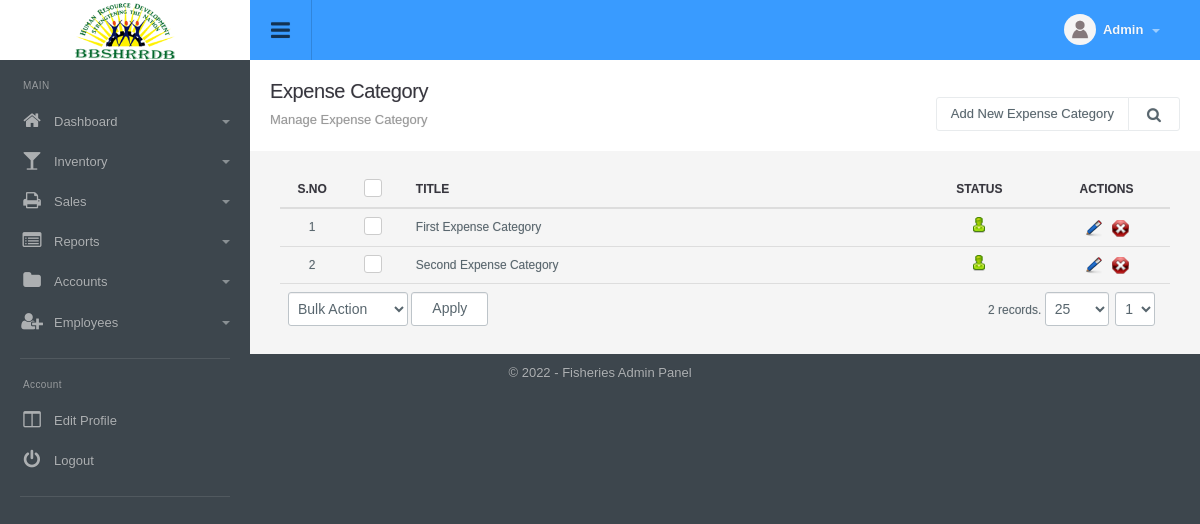
Page /expense_category_manage.php (signed in) on the committed database.
### tables this page shows
CREATE TABLE `config_variable` (
  `id` int(11) NOT NULL,
  `config_type_id` int(11) NOT NULL,
  `title` varchar(512) NOT NULL,
  `notes` varchar(512) NOT NULL,
  `type` varchar(200) NOT NULL,
  `default_values` text NOT NULL,
  `key` varchar(200) NOT NULL,
  `value` text NOT NULL,
  `sortorder` int(11) NOT NULL
);

CREATE TABLE `menu` (
  `id` int(11) NOT NULL,
  `title` varchar(100) NOT NULL,
  `url` varchar(100) NOT NULL,
  `parent_id` int(11) NOT NULL,
  `depth` int(1) NOT NULL,
  `sortorder` int(11) NOT NULL,
  `icon` varchar(200) NOT NULL,
  `small_icon` varchar(200) NOT NULL
);

CREATE TABLE `expense_category` (
  `id` int(11) NOT NULL,
  `title` varchar(50) NOT NULL,
  `status` int(11) NOT NULL DEFAULT '1',
  `ts` timestamp NOT NULL DEFAULT CURRENT_TIMESTAMP ON UPDATE CURRENT_TIMESTAMP
);

### include/utility.php (called while the page is built, shortened)
<?php
function get_config($var){
	global $dblink;
	$sql="select value from config_variable where `key`='".slash($var)."'";
	$resConfig=doquery($sql,$dblink);
	if(numrows($resConfig)>0){
		while($rowConfig=dofetch($resConfig))
			return unslash($rowConfig["value"]);
	}
}
$site_title=get_config("site_title");
$file_upload_root="./uploads/";
function slash($str){
	if(!is_array($str))
		return utf8_encode(addslashes($str));
	else{
		for($i=0; $i<count($str); $i++)
			$str[$i]=slash($str[$i]);
		return $str;
	}
}
function unslash($str){
	return stripslashes(utf8_decode($str));
	}

### include/db.php (called while the page is built, shortened)
<?php
function doquery($qr,$lnk){
	@$res=mysqli_query($lnk,$qr) or die($qr." - ".mysqli_error($lnk));
	return $res;
}
function dofetch($rs){
	@$rec=mysqli_fetch_array($rs);
	return $rec;
}
function numrows($rs){
	return mysqli_num_rows($rs);
}

### modules/expense_category/list.php (the view, shortened to what this page needs)
<?php
$extra='';
?>
<div class="page-header">
	<h1 class="title">Expense Category</h1>
  	<ol class="breadcrumb">
    	<li class="active">Manage Expense Category</li>
  	</ol>
  	<div class="right">
    	<div class="btn-group" role="group" aria-label="...">
        	<a href="expense_category_manage.php?tab=add" class="btn btn-light editproject">Add New Expense Category</a>
            <a id="topstats" class="btn btn-light" href="#"><i class="fa fa-search"></i></a>
    	</div>
    </div>
</div>
<div class="panel-body table-responsive">
	<table class="table table-hover list">
    	<thead>
            <tr>
                <th class="text-center" width="5%">S.No</th>
                <th class="text-center" width="5%"><div class="checkbox checkbox-primary">
                    <label for="select_all"></label></div></th>
                <th width="40%">Title</th>
                <th width="10%" class="text-center">Status</th>
                <th width="10%" class="text-center">Actions</th>
            </tr>
        </thead>
        <tbody>
            <?php
            $sql="select * from expense_category where 1 $extra";
            $rs=show_page($rows, $pageNum, $sql);
            if(numrows($rs)>0){
                $sn=1;
                while($r=dofetch($rs)){
                    ?>
                    <tr>
                        <td class="text-center"><?php echo $sn;?></td>
                        <td class="text-center"><div class="checkbox margin-t-0 checkbox-primary">
                            <label for="<?php echo "rec_".$sn?>"></label></div>
                        </td>
                        <td><?php echo unslash($r["title"]); ?></td>
                        <td class="text-center">
                            <a href="expense_category_manage.php?id=<?php echo $r['id'];?>&tab=status&s=<?php echo ($r["status"]==0)?1:0;?>">
                                <?php
                                if($r["status"]==0){
                                    ?>
                                    <img src="images/offstatus.png" alt="Off" title="Set Status On">
                                    <?php
                                }
                                else{
                                    ?>
                                    <img src="images/onstatus.png" alt="On" title="Set Status Off">
                                    <?php
                                }
                                ?>
                            </a>
                        </td>
                        <td class="text-center">
                            	<a href="expense_category_manage.php?tab=edit&id=<?php echo $r['id'];?>"><img title="Edit Record" alt="Edit" src="images/edit.png"></a>&nbsp;&nbsp;
                            	<a onclick="return confirm('Are you sure you want to delete')" href="expense_category_manage.php?id=<?php echo $r['id'];?>&amp;tab=delete"><img title="Delete Record" alt="Delete" src="images/delete.png"></a>
                        </td>
                    </tr>
                    <?php
                    $sn++;
                }
                ?>
                <tr>
                    <td colspan="3" class="actions">
                        <select name="bulk_action" class="" id="bulk_action" title="Choose Action">
                            <option value="null">Bulk Action</option>
                        </select>
                        <input type="button" name="apply" value="Apply" id="apply_bulk_action" class="btn btn-light" title="Apply Action"  />
                    </td>
                    <td colspan="2" class="paging" title="Paging" align="right"><?php echo pages_list($rows, "expense_category", $sql, $pageNum)?></td>
                </tr>
                <?php
            }
            else{
                ?>
                <tr>
                    <td colspan="5"  class="no-record">No Result Found</td>
                </tr>
                <?php
            }
            ?>
        </tbody>
     </table>
</div>

### include/header.php (shortened to what this page needs)
<!DOCTYPE html PUBLIC "-//W3C//DTD XHTML 1.0 Transitional//EN" "http://www.w3.org/TR/xhtml1/DTD/xhtml1-transitional.dtd">
<html xmlns="http://www.w3.org/1999/xhtml">
<head>
<link type="text/css" rel="stylesheet" href="css/font-awesome.min.css" />
<link type="text/css" rel="stylesheet" href="css/font-awesome.css" />
<link type="text/css" rel="stylesheet"  href="css/bootstrap.css" />
<link rel="stylesheet" href="css/bootstrap-datetimepicker.min.css" />
<link type="text/css" rel="stylesheet"  href="css/awesome-bootstrap-checkbox.css" />
<link href="css/general.css" type="text/css" rel="stylesheet" />
<link type="text/css" rel="stylesheet"  href="css/style.css" />
</head>
<body>
	<div id="wrapper" class="round_corners">
    	<div id="top" class="clearfix">
            <div class="applogo">
                <a href="index.php" class="logo"><?php $admin_logo=get_config("admin_logo"); if(empty($admin_logo)) echo $site_title; else { ?><img src="<?php echo $file_upload_root;?>config/<?php echo $admin_logo?>" /><?php }?></a>
            </div>
            <a class="sidebar-open-button" href="#"><i class="fa fa-bars"></i></a>
            <ul class="top-right">
            	<li class="dropdown link">
                	<a class="dropdown-toggle profilebox" data-toggle="dropdown" href="#">
                    	<img alt="img" src="images/profileimg-default.png">
                        <b><?php echo ucfirst((isset($_SESSION["logged_in_admin"]) && $_SESSION["logged_in_admin"]!="")?$_SESSION["logged_in_admin"]["name"]:"Guest");?></b>
                        <span class="caret"></span>
                    </a>
                </li>
           </ul>
        </div>
        <div class="sidebar clearfix">
       		<ul class="sidebar-panel nav">
  				<li class="sidetitle">MAIN</li>
				<?php
					$parents=doquery("select * from menu where parent_id=0 order by sortorder",$dblink);
					if(numrows($parents)>0){
						while($parent=dofetch($parents)){
						?>
						<li>
                        	<a href="<?php echo unslash($parent["url"])?>"><span class="icon color5"><i class="fa fa-<?php echo unslash($parent["small_icon"])?>"></i></span><?php echo unslash($parent["title"])?>
							<?php
								$submenus=doquery("select * from menu where parent_id='".$parent["id"]."' order by sortorder",$dblink);
								if(numrows($submenus)>0){
									?>
                                <span class="caret"></span></a>
                                <?php
                            }
							else{
								echo "</a>";
							}
							?>
						</li>
						<?php
					}
				}
				?>
         	</ul>
            <ul class="sidebar-panel nav">
                <li class="sidetitle">Account</li>
                <li><a href="admin_manage.php?tab=edit&id=<?php echo $_SESSION["logged_in_admin"]["id"]?>"><span class="icon color15"><i class="fa fa-columns"></i></span>Edit Profile</a></li>
                <li><a href="logout.php"><span class="icon color12"><i class="fa falist fa-power-off"></i></span>Logout</a></li>
            </ul>
	    </div>
		<div class="content">

### include/footer.php (shortened to what this page needs)
<div id="footer" class="bottom_round_corners">
	<div id="footer_content">
    	<address>&copy; <?php echo date("Y");?> - <?php echo $site_title; ?> Admin Panel</address>
    </div>
</div>
<link href="js/fancybox/jquery.fancybox.css" rel="stylesheet" type="text/css" />
<link href="js/chosen/chosen.css" rel="stylesheet" type="text/css" />
<?php include("include/upload_center.php");?>
</body>
</html>

### rows in the picture
config_variable: value (picture)
menu: title "Dashboard"
menu: title "Inventory"
menu: title "Sales"
menu: title "Reports"
menu: title "Accounts"
menu: title "Employees"
expense_category: title "First Expense Category", status 1 (drawn)
expense_category: title "Second Expense Category", status 1 (drawn)
config_variable: value "Fisheries"

### other values in the picture
pages_list($rows, "expense_category", $sql, $pageNum) "2 records."
form field page "1"
